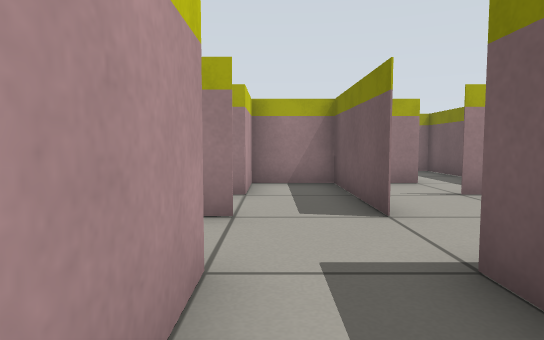
View 1 (above)

24 first-person views from a walk through a robot-simulator world made for Gazebo. The camera is 0.46 m above the floor, tilts 4° down and sees 75° across. The floor is counted in squares, 0.5 m on a side. Each view is taken from the middle of a square. On the plan, view 1 faces up. The plan holds only what a view shows up to about 12 squares ahead; the rest is blank.

View 2
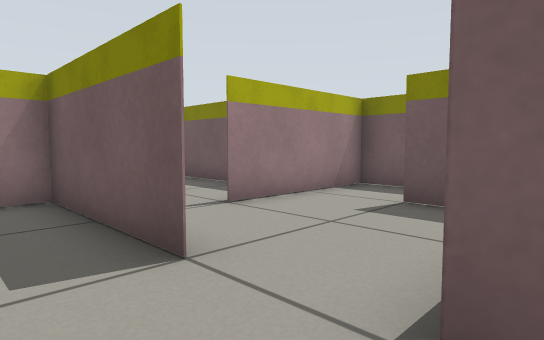

View 3
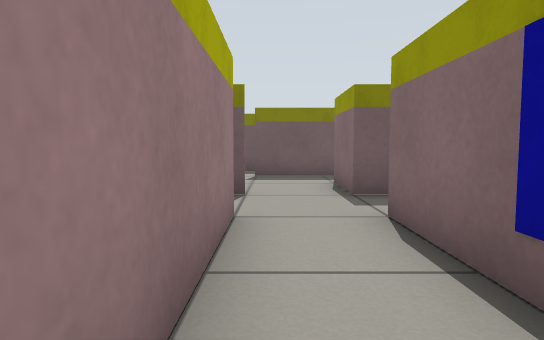

View 4
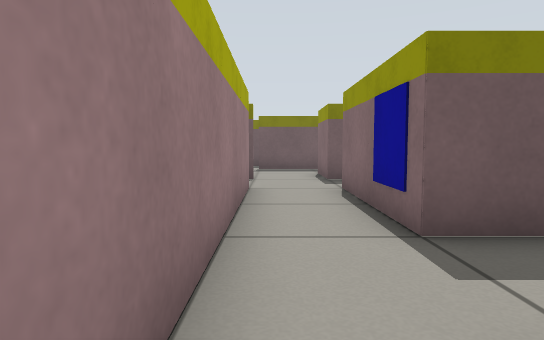

View 5
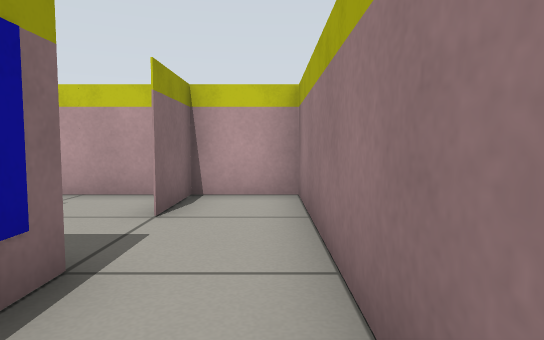

View 6
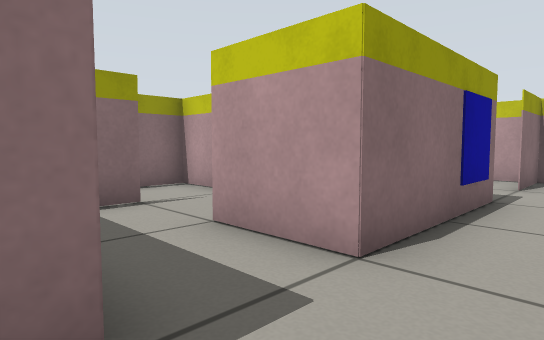

View 7
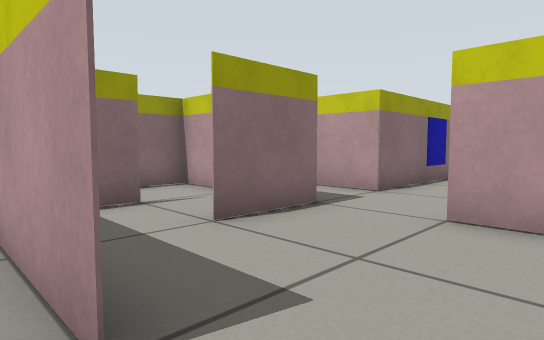

View 8
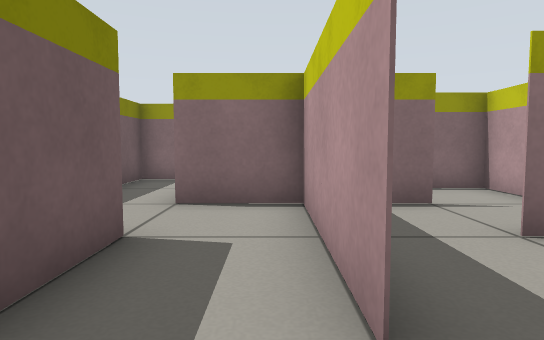

View 9
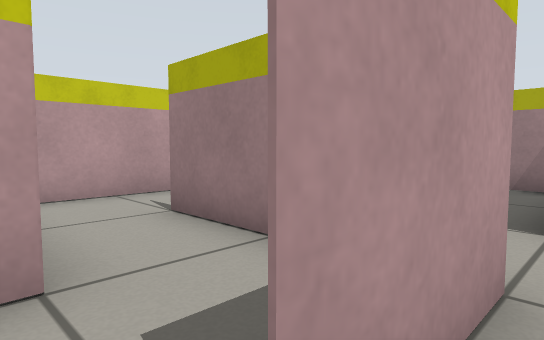

View 10
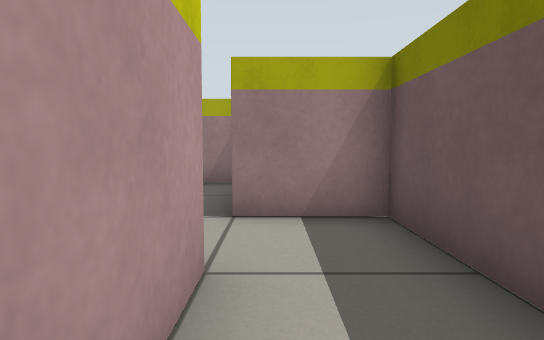

View 11
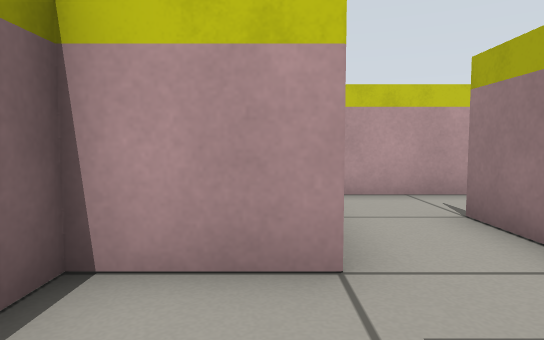

View 12
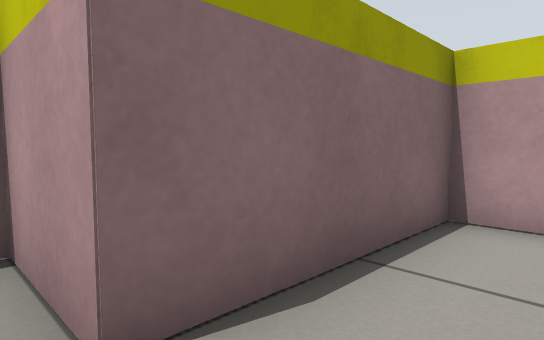

View 13
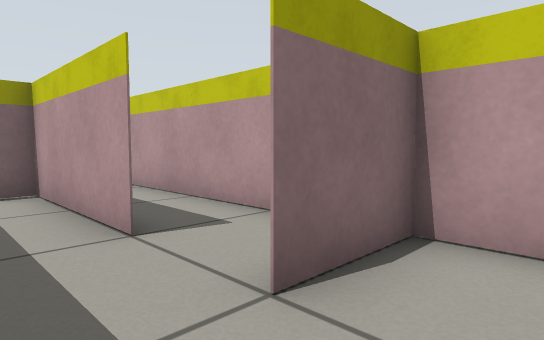

View 14
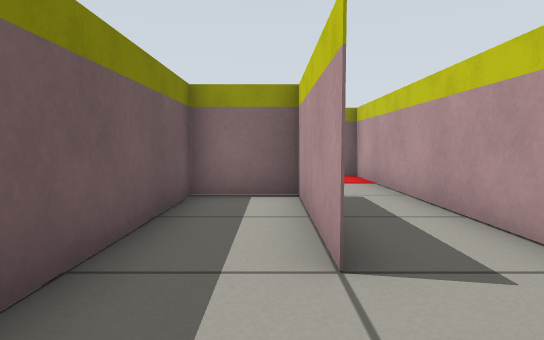

View 15
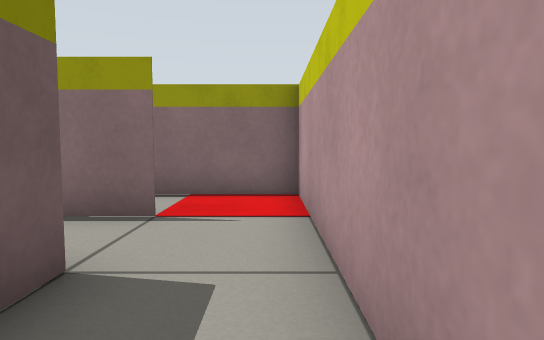

View 16
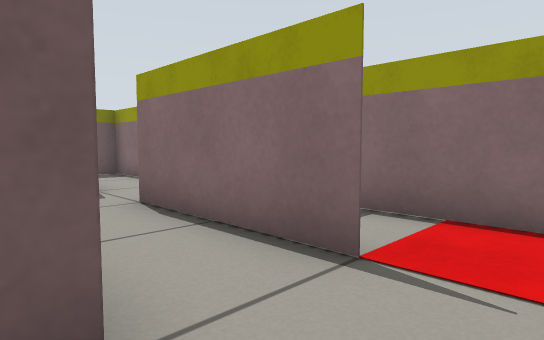

View 17
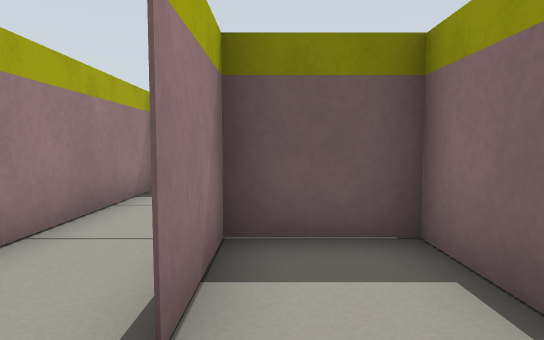

View 18
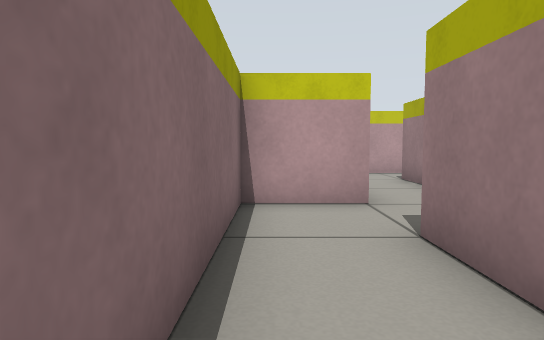

View 19
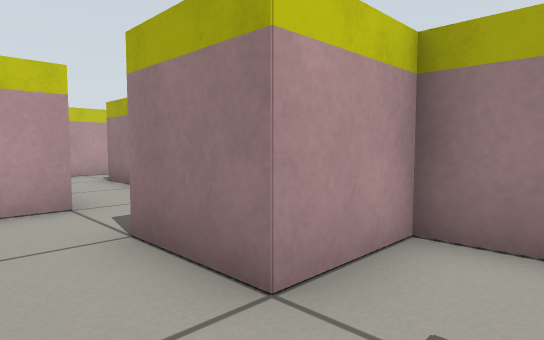

View 20
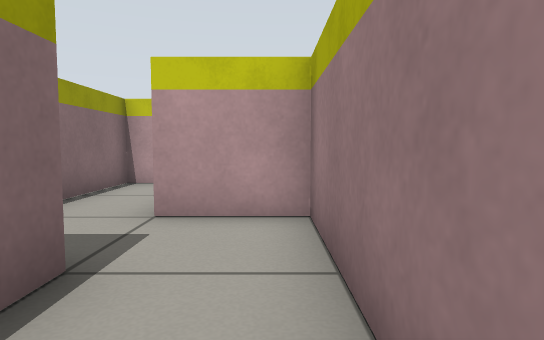

View 21
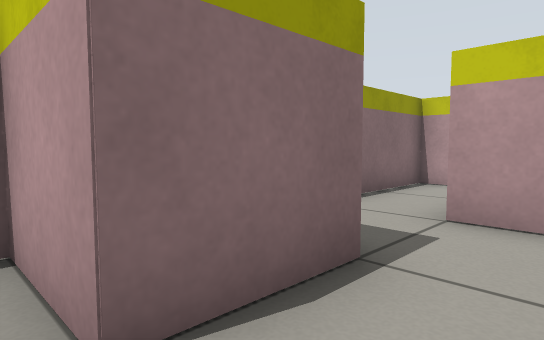

View 22
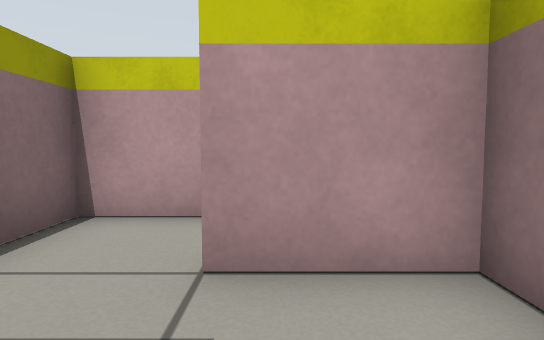

View 23
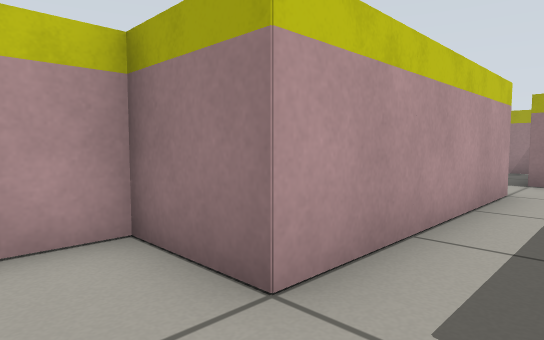

View 24
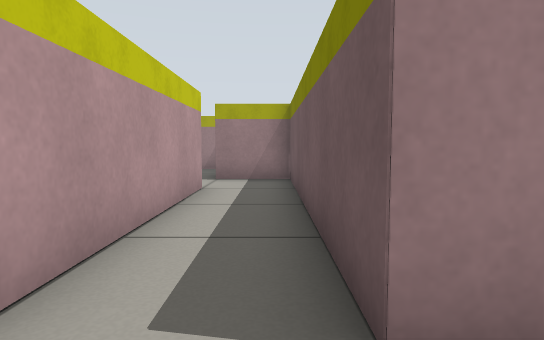

### Floor plan
Points are (right, up) in squares from view 1. A wall is a line through its corners. A room is listed if a view was taken in it or the views show most of it. See-through windows are left out.
Room 1 (views 1, 2, 5)
walls: (-3.5, 2.5) (-0.5, 2.5) (-0.5, 0.5); (-0.6, -1.5) (1.1, -1.5); (-2.5, -2.2) (-2.5, -3.5) (-1.4, -3.5); (1.5, 1.8) (1.5, 2.5); (-0.4, 4.5) (-3.6, 4.5)
ways out: opening at (-4.5, 3.5) to room 2; opening at (1, 4) to room 3; opening at (-1, -2); opening at (0, 5)
objects: blue box (-4, 3) to (-3, 3)
Room 2 (views 3, 4, 13, 14)
walls: (-8.5, 2.5) (-6.5, 2.5); (-3.6, 4.5) (-8.5, 4.5) (-8.5, 3); (-4.5, 0.5) (-4.5, 2.5) (-3.5, 2.5)
ways out: opening at (-4.5, 3.5) to room 1; opening at (-7, 1.5) to room 7; opening at (-6, 1) to room 12
Room 3 (view 6)
walls: (1.5, 5.5) (1.5, 4.5); (4.5, 6.5) (3.5, 6.5); (1.5, 2.5) (3.5, 2.5); (3.6, 8.5) (0.9, 8.5); (5.5, 2.1) (5.5, 4.5); (3.4, 0.5) (5.1, 0.5)
ways out: opening at (1, 4) to room 1; opening at (5, 5.5) to room 4; opening at (3, 2) to room 13; opening at (4, 8)
Room 4 (views 7, 8)
walls: (5.5, 4.6) (5.5, 2.4); (7.5, 2.5) (7.5, 6.5) (4.5, 6.5)
ways out: opening at (5, 5.5) to room 3; opening at (6, 3.5) to room 14
Room 5 (views 9, 10, 11)
walls: (7.5, 0.5) (7.5, -1.5); (9.5, -0.1) (9.5, 2.5) (7.5, 2.5); (9.5, -3.5) (9.5, -2.1)
ways out: opening at (7, -2) to room 6; opening at (7, 2) to room 14
Room 6 (view 12)
walls: (4.5, -1.5) (5.5, -1.5) (5.5, -3.5) (6.1, -3.5); (5.5, 0.5) (4.5, 0.5)
ways out: opening at (7, -2) to room 5; opening at (4, 0) to room 13
Room 7 (views 15, 16)
walls: (-6.6, -5.5) (-2.5, -5.5); (-0.6, -3.5) (-6.5, -3.5) (-6.5, -2.9); (-8.5, 3) (-8.5, -5.5)
ways out: opening at (-7, 1.5) to room 2; opening at (-7.5, -5) to room 8; opening at (-2, -5) to room 9
Room 8 (view 17)
walls: (-8.5, -5.5) (-8.5, -7.5) (-4.5, -7.5) (-4.5, -5.5) (-6.5, -5.5)
ways out: opening at (-7.5, -5) to room 7
Room 9 (views 18, 19)
walls: (-2.5, -5.5) (-2.5, -7.5) (3.5, -7.5) (3.5, -6.9); (3.5, -3.5) (1.5, -3.5) (1.5, -5.5) (-0.5, -5.5)
ways out: opening at (-2, -5) to room 7; opening at (4.5, -4.5) to room 10
Room 10 (views 20, 21)
walls: (5.5, -3.5) (3.5, -3.5); (3.4, -5.5) (5.5, -5.5) (5.5, -7.5) (6.9, -7.5)
ways out: opening at (4.5, -4.5) to room 9; opening at (7, -6.5) to room 11
Room 11 (views 22, 23, 24)
walls: (11.5, -3.5) (11.5, 4.1); (9.5, 2.6) (9.5, -3.5) (7.5, -3.5) (7.5, -5.5); (11.5, 4.5) (9.4, 4.5)
ways out: opening at (7, -6.5) to room 10; opening at (9, 4)
Room 12 (no view inside)
walls: (-6.5, 0.6) (-6.5, -3.5) (-4.5, -3.5) (-4.5, 0.5)
ways out: opening at (-6, 1) to room 2
Room 13 (no view inside)
walls: (4.5, 0.5) (3.5, 0.5); (1.5, 1.6) (1.5, -1.5); (1.1, -1.5) (4.5, -1.5)
ways out: opening at (3, 2) to room 3; opening at (4, 0) to room 6
Room 14 (no view inside)
walls: (5.5, 2.4) (5.5, 0.5); (5.1, 0.5) (7.5, 0.5)
ways out: opening at (6, 3.5) to room 4; opening at (7, 2) to room 5

Positions as (right, up) in squares from view 1, and headings:
1: (0, 0), facing up
2: (0, 2), facing up-right
3: (-5, 4), facing right
4: (-8, 4), facing right
5: (-2, 4), facing left
6: (2, 4), facing down-left
7: (6, 6), facing down-left
8: (6, 6), facing down
9: (8, -2), facing up-left
10: (8, -2), facing up
11: (8, -2), facing left
12: (6, 0), facing down-left
13: (-5, 4), facing down-left
14: (-6, 3), facing down
15: (-8, -1), facing down
16: (-8, -3), facing down-right
17: (-8, -6), facing right
18: (3, -7), facing left
19: (3, -7), facing up-left
20: (6, -4), facing left
21: (6, -4), facing down-left
22: (10, -5), facing left
23: (11, -5), facing up-left
24: (11, -5), facing up
